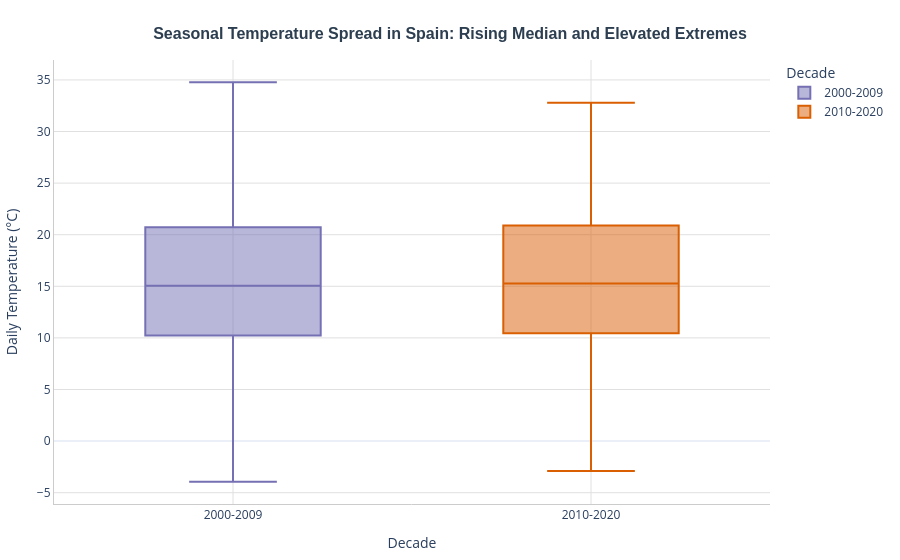

Write notebook code for a chart like this one.
### Markdown cell above
---  
## Question 8: Temperature Seasonality & Extreme Heat Shifts
*   **Analytical Context:** How are seasonal temperature ranges (Summer max vs. Winter min) shifting in Spain, indicating more severe extreme weather events?
*   **Design Intent:** Use decadal boxplots to show spread modifications.

### Code cell
# Load pre-processed daily temperature aggregates for Spain to evaluate seasonal volatility
df_spain = pd.read_csv('data/raw/europe_temperatures.csv', usecols=['Country', 'Month', 'Day', 'Year', 'AvgTemperature'], low_memory=False)
df_spain = df_spain[(df_spain['Country'] == 'Spain') & (df_spain['Year'] >= 2000) & (df_spain['Year'] <= 2020)]
df_spain = df_spain[df_spain['AvgTemperature'] > -70]
df_spain['TempCelsius'] = (df_spain['AvgTemperature'] - 32) * (5/9)

# Bin into decades
def get_decade(year):
    if year < 2010:
        return '2000-2009'
    else:
        return '2010-2020'
        
df_spain['Decade'] = df_spain['Year'].apply(get_decade)

fig_q8 = px.box(
    df_spain,
    x='Decade',
    y='TempCelsius',
    color='Decade',
    color_discrete_sequence=[CVD_MUTED_GREY, CVD_HIGHLIGHT]
)

fig_q8 = apply_layout_styling(
    fig_q8,
    "<b>Seasonal Temperature Spread in Spain: Rising Median and Elevated Extremes</b>",
    "Decade",
    "Daily Temperature (°C)"
)
fig_q8.show()

### Figure 1 — Plotly figure (JSON) as saved in the notebook; plotly's stock layout.template omitted (floating-point values rounded to 4 significant figures; data arrays with more than 128 entries replaced by an {"elided": "..."} marker saying what was removed)
{"data": [{"alignmentgroup": "True", "hovertemplate": "Decade=%{x}<br>TempCelsius=%{y}<extra></extra>", "legendgroup": "2000-2009", "marker": {"color": "#7570b3"}, "name": "2000-2009", "notched": false, "offsetgroup": "2000-2009", "orientation": "v", "showlegend": true, "type": "box", "x": {"elided": "10934 str values"}, "x0": " ", "xaxis": "x", "y": {"elided": "10934 float values"}, "y0": " ", "yaxis": "y"}, {"alignmentgroup": "True", "hovertemplate": "Decade=%{x}<br>TempCelsius=%{y}<extra></extra>", "legendgroup": "2010-2020", "marker": {"color": "#d95f02"}, "name": "2010-2020", "notched": false, "offsetgroup": "2010-2020", "orientation": "v", "showlegend": true, "type": "box", "x": {"elided": "11315 str values"}, "x0": " ", "xaxis": "x", "y": {"elided": "11315 float values"}, "y0": " ", "yaxis": "y"}], "layout": {"boxmode": "overlay", "hovermode": "closest", "legend": {"title": {"text": "Decade"}, "tracegroupgap": 0}, "margin": {"b": 40, "l": 40, "r": 40, "t": 60}, "paper_bgcolor": "white", "plot_bgcolor": "white", "title": {"font": {"color": "#2c3e50", "family": "Arial", "size": 16}, "text": "<b>Seasonal Temperature Spread in Spain: Rising Median and Elevated Extremes</b>", "x": 0.5, "xanchor": "center", "y": 0.95, "yanchor": "top"}, "xaxis": {"anchor": "y", "categoryarray": ["2000-2009", "2010-2020"], "categoryorder": "array", "domain": [0.0, 1.0], "gridcolor": "#e0e0e0", "linecolor": "#cccccc", "showgrid": true, "showline": true, "title": {"text": "Decade"}}, "yaxis": {"anchor": "x", "domain": [0.0, 1.0], "gridcolor": "#e0e0e0", "linecolor": "#cccccc", "showgrid": true, "showline": true, "title": {"text": "Daily Temperature (°C)"}}}}
